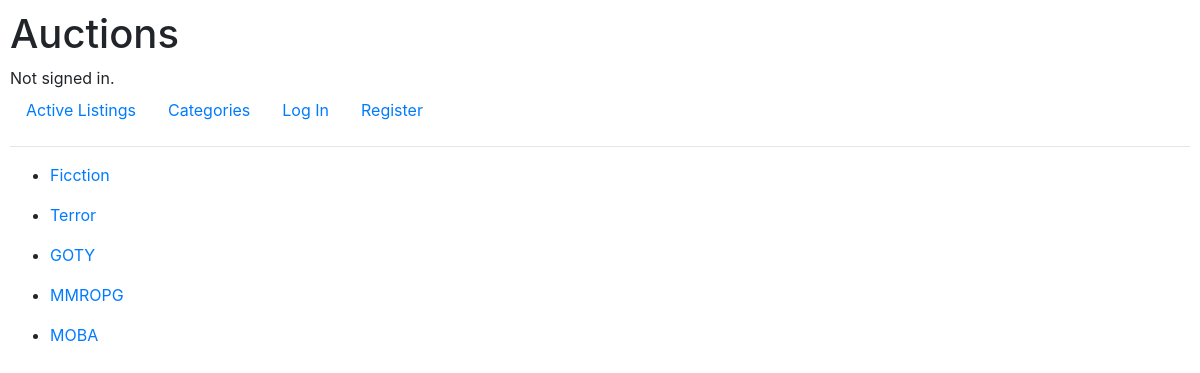
The page /CategoryList on the database its author committed.
### auctions/models.py (models this page shows, shortened)
class Category(models.Model):
    Category=models.CharField(max_length=20)

### auctions/views.py (the view)
# urls.py: path("CategoryList",views.Categories,name="Categories"),
def Categories(request):
    Categories=Category.objects.all()
    return render(request,"auctions/category.html",({
        "categories":Categories
    }))

### auctions/templates/auctions/category.html
{% extends "auctions/layout.html" %}
{% block body %}
    {% for category in categories %}
    <ul>
        <li><a href="{% url 'CategoriesListing' category.Category %}">{{category.Category}}</a></li>
    </ul>
    {% endfor %}
{% endblock %}

### auctions/static/auctions/styles.css (style rules this page uses)
body { padding: 10px; }

### rows shown on the page
Category: Category "Ficction"
Category: Category "Terror"
Category: Category "GOTY"
Category: Category "MMROPG"
Category: Category "MOBA"
